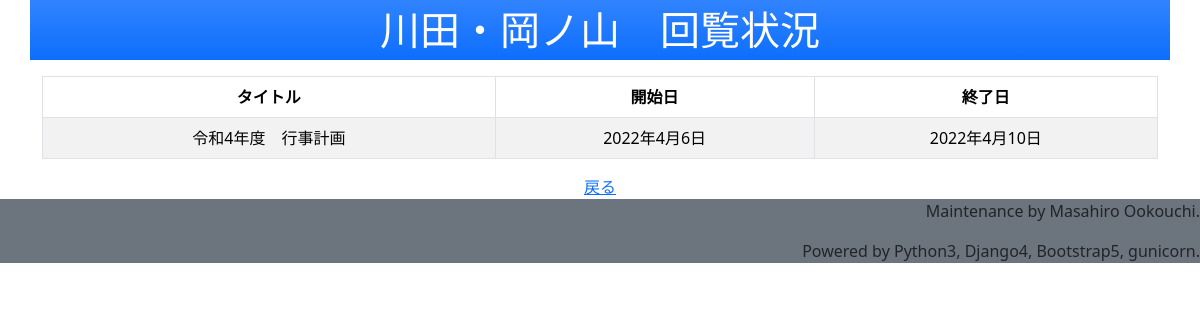
The app's page /CirculationBoard/CirculationBoard/ with its own data.
### CirculationBoard/models.py (models this page shows, shortened)
class Circulationboard(models.Model):
    title = models.CharField('Title', max_length=200)
    start_date = models.DateField('Start Date')
    end_date = models.DateField('End Date', null=True, blank=True)
    document_list = models.ForeignKey(Document, on_delete=models.CASCADE, null=True, blank=True)

### CirculationBoard/views.py (the view)
# urls.py: path('CirculationBoard/', views.AllCirculationBoard, name='AllCirculationBoard'),
def AllCirculationBoard(request):
    year_of_first_day = timezone.datetime(2022, 4, 1)
    year_of_last_day = timezone.datetime(2023, 3, 31)
    circulationlist = Circulationboard.objects.filter(start_date__gte=year_of_first_day, end_date__lte=year_of_last_day).order_by('start_date')
    context = {
        'circulationlist':circulationlist,
    }
    return render(request, 'CirculationBoard/CirculatedList.html', context)

### templates/CirculationBoard/CirculatedList.html (shortened to what this page needs)
<!DOCTYPE html>
{% extends 'base_bulletinboard.html' %}
{% block header_message %}
<header>
    <p class='fs-1 text-center'>川田・岡ノ山　回覧状況</p>
</header>
{% endblock %}
{% block main_contents %}
<table class="table table-striped table-bordered text-center">
    <thead>
        <tr>
            <th>タイトル</th>
            <th>開始日</th>
            <th>終了日</th>
        </tr>
    </thead>
    <tbody>
        {% for board in circulationlist %}
        <tr>
            <td scope="row">{{ board.title }}</td>
            <td>{{ board.start_date | date:'Y年n月j日' }}</td>
            <td>{{ board.end_date | date:'Y年n月j日' }}</td>
        </tr>
        {% endfor %}
    </tbody>
</table>
<div class='text-center'>
    <a href={% url 'index' %}>戻る</a>
</div>
{% endblock %}

### records on screen
Circulationboard: title "令和4年度 行事計画", start_date "2022年4月6日", end_date "2022年4月10日"
